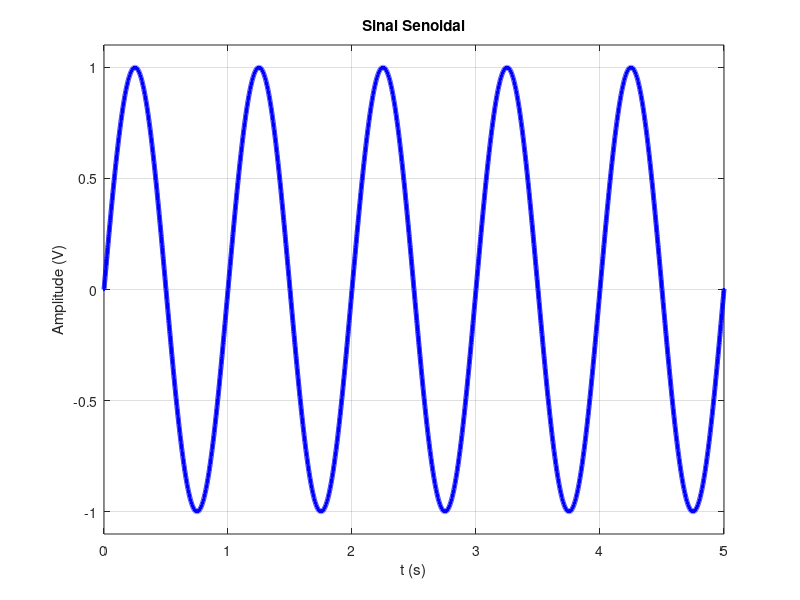

MATLAB code to generate this figure:
clear; clc; close all;

% Parâmetros
Fs = 2000;          % Frequência de amostragem (10 kHz)
t_fim = 5;              % Tamanho da janela temporal
T_s = 1/Fs;
% Tempo de -50 ms a 50 ms
% t = 0:Ts:t_fim;

% Mensagens
f_1 = 1;

% w = sin(2*pi * f_1 * t);

tempo_decorrido = 0;

t = [tempo_decorrido];
w = [sin(2*pi * f_1 * tempo_decorrido)];

% Plot dos Gráficos no Tempo

% Plot do espectro de magnitude
figure('Name', 'Osciloscópio em Tempo Real', 'NumberTitle', 'off');
hPlot = plot(NaN, NaN, 'b', 'LineWidth', 3.5); % Cria um plot vazio estável
title('Sinal Sendo Amostrado em Tempo Real');
xlabel('Tempo (s)');
ylabel('Amplitude (V)');
grid on;
xlim([0 5]);            % Mostra uma janela deslizante de 5 segundos na tela
ylim([-1.1 1.1]);       % Limites de amplitude do sinal composto




while tempo_decorrido < t_fim
        
    tempo_decorrido = tempo_decorrido + T_s;
    t(end+1) = tempo_decorrido;
    w(end+1) = sin(2 * pi * f_1 * tempo_decorrido);
    set(hPlot, 'XData', t, 'YData', w);
    title('Sinal Senoidal');
    xlabel('t (s)');
    % if tempo_decorrido > 0.5
    %         xlim([tempo_decorrido - 0.5, tempo_decorrido]);
    % end
    drawnow;
    grid on;

end
